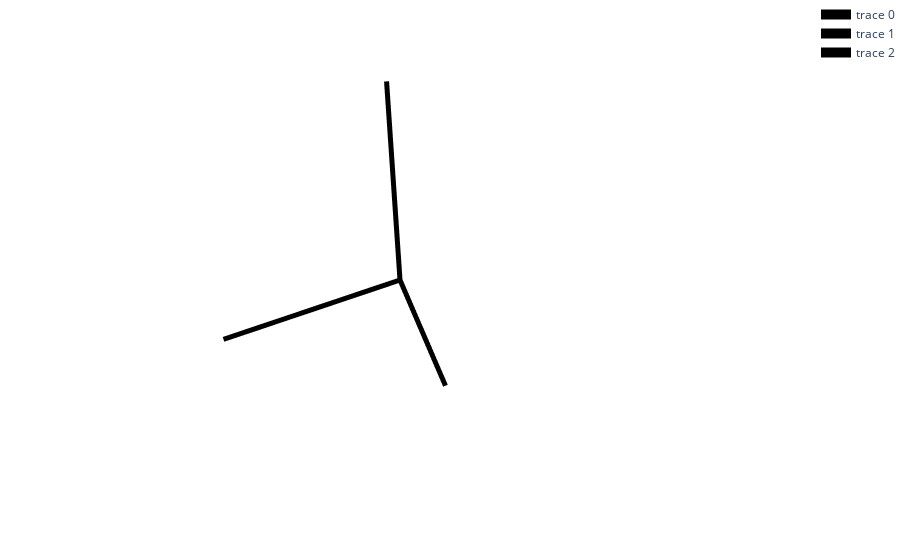

Source (notebook cell):
### Code cell
visualize_points(local_env)

### Figure 1 — Plotly figure (JSON) as saved in the notebook; plotly's stock layout.template omitted (floating-point values rounded to 4 significant figures)
{"data": [{"line": {"color": "black", "width": 10}, "mode": "lines", "type": "scatter3d", "x": [0, -0.4351], "y": [0, -0.5559], "z": [0, 1.05]}, {"line": {"color": "black", "width": 10}, "mode": "lines", "type": "scatter3d", "x": [0, -0.4351], "y": [0, 0.06273], "z": [0, -1.189]}, {"line": {"color": "black", "width": 10}, "mode": "lines", "type": "scatter3d", "x": [0, 1.302], "y": [0, 0.06273], "z": [0, 0.3215]}], "layout": {"margin": {"b": 0, "l": 0, "r": 0, "t": 0}, "paper_bgcolor": "rgba(255,255,255,255)", "plot_bgcolor": "rgba(255,255,255,255)", "scene": {"aspectmode": "cube", "bgcolor": "rgba(255,255,255,255)", "camera": {"eye": {"x": 0.5, "y": 0.5, "z": 0.5}}, "xaxis": {"backgroundcolor": "rgba(255,255,255,255)", "range": [-2.5, 2.5], "showgrid": false, "showticklabels": false, "title": {"text": ""}, "zeroline": false}, "yaxis": {"backgroundcolor": "rgba(255,255,255,255)", "range": [-2.5, 2.5], "showgrid": false, "showticklabels": false, "title": {"text": ""}, "zeroline": false}, "zaxis": {"backgroundcolor": "rgba(255,255,255,255)", "range": [-2.5, 2.5], "showgrid": false, "showticklabels": false, "title": {"text": ""}, "zeroline": false}}, "showlegend": true}}
